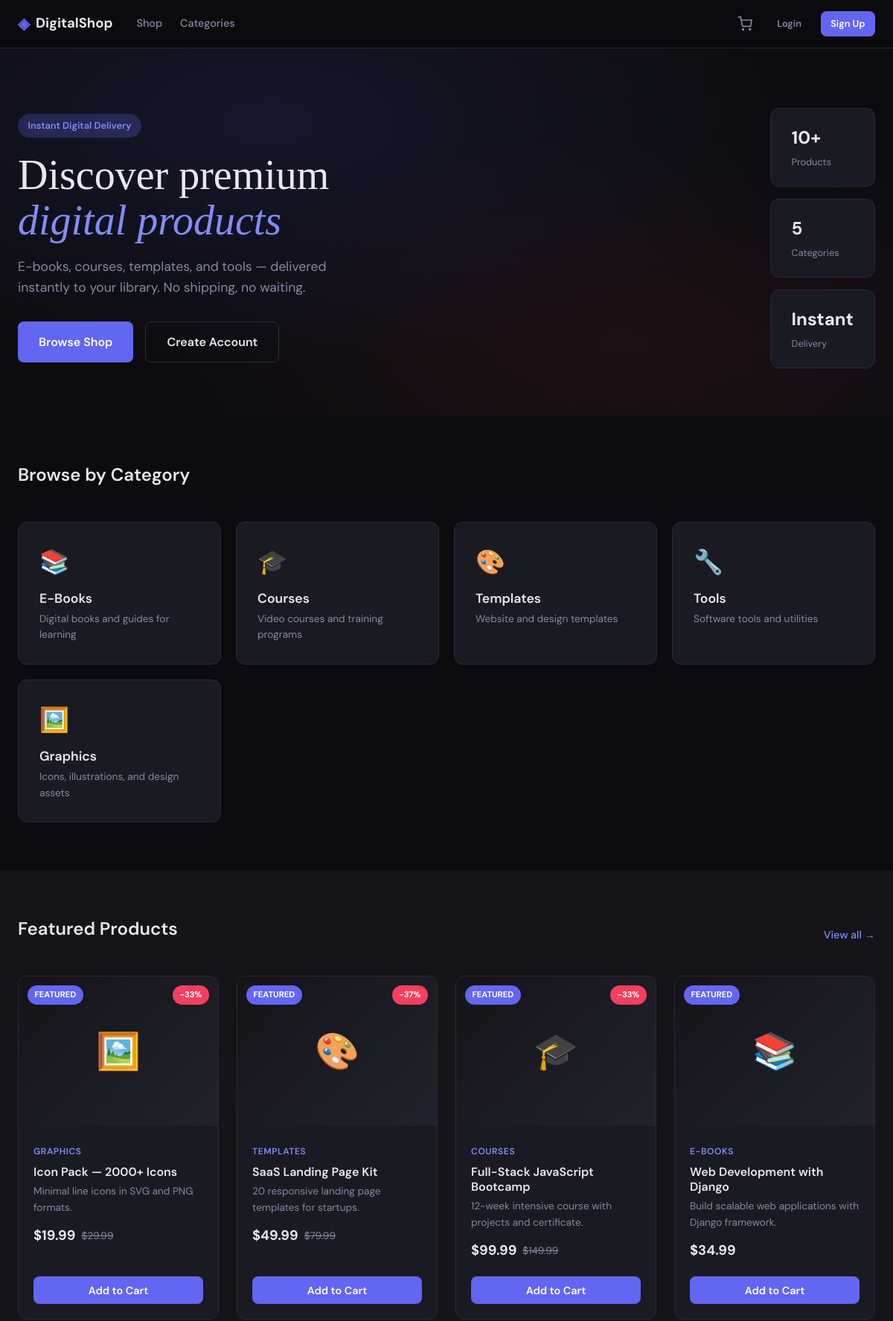
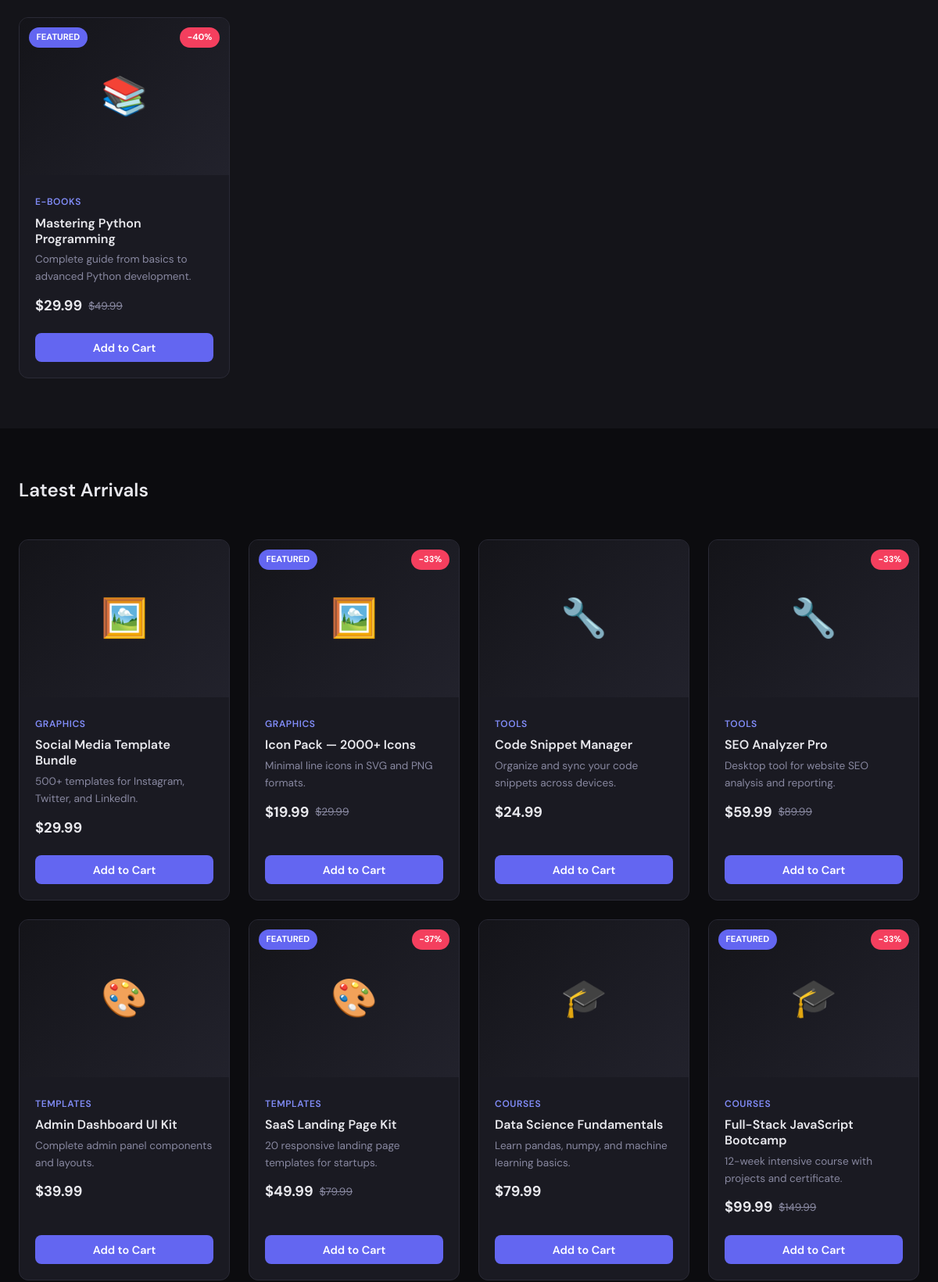
The page / (upper part) on the database its author committed (2 pictures, top to bottom).
### apps/catalog/models.py (models this page shows, shortened)
class Category(TimeStampedModel):
    name = models.CharField(max_length=100, unique=True)
    slug = models.SlugField(max_length=120, unique=True, blank=True)
    description = models.TextField(blank=True)
    icon = models.CharField(max_length=50, blank=True, help_text="Emoji or icon class")
    is_active = models.BooleanField(default=True)
    sort_order = models.PositiveIntegerField(default=0)
    class Meta:
        db_table = "catalog_category"
        ordering = ["sort_order", "name"]
        verbose_name_plural = "categories"

class Product(TimeStampedModel):
    category = models.ForeignKey(
        Category,
        on_delete=models.PROTECT,
        related_name="products",
    )
    title = models.CharField(max_length=200)
    slug = models.SlugField(max_length=220, unique=True, blank=True)
    short_description = models.CharField(max_length=300)
    description = models.TextField()
    price = models.DecimalField(max_digits=10, decimal_places=2)
    compare_at_price = models.DecimalField(
        max_digits=10,
        decimal_places=2,
        null=True,
        blank=True,
        help_text="Original price for sale display",
    )
    cover_image = models.ImageField(upload_to="products/covers/", blank=True, null=True)
    is_active = models.BooleanField(default=True)
    is_featured = models.BooleanField(default=False)
    download_count = models.PositiveIntegerField(default=0)
    class Meta:
        db_table = "catalog_product"
        ordering = ["-created_at"]
    def get_absolute_url(self):
        return reverse("catalog:product_detail", kwargs={"slug": self.slug})
    @property
    def is_on_sale(self):
        return self.compare_at_price and self.compare_at_price > self.price
    @property
    def discount_percent(self):
        if self.is_on_sale:
            return int((1 - self.price / self.compare_at_price) * 100)
        return 0

### apps/catalog/views.py (the view)
# urls.py: path("", HomeView.as_view(), name="home"),
class HomeView(ListView):
    model = Product
    template_name = "storefront/home.html"
    context_object_name = "featured_products"
    def get_queryset(self):
        return Product.objects.filter(is_active=True, is_featured=True).select_related(
            "category"
        )[:8]
    def get_context_data(self, **kwargs):
        context = super().get_context_data(**kwargs)
        context["categories"] = Category.objects.filter(is_active=True)
        context["latest_products"] = (
            Product.objects.filter(is_active=True).select_related("category")[:12]
        )
        return context

### apps/cart/context_processors.py (called while the page is built)
def cart_context(request):
    try:
        cart = get_or_create_cart(request)
        return {
            "cart_item_count": cart.total_items,
        }
    except Exception:
        return {"cart_item_count": 0}

### apps/cart/services.py (called while the page is built)
def get_or_create_cart(request):
    if request.user.is_authenticated:
        cart, _ = Cart.objects.get_or_create(user=request.user)
        return cart
    session_key = request.session.session_key
    if not session_key:
        request.session.create()
        session_key = request.session.session_key
    cart, _ = Cart.objects.get_or_create(session_key=session_key, user=None)
    return cart

### templates/storefront/home.html (shortened to what this page needs)
{% extends "base.html" %}
{% block content %}
<section class="hero">
    <div class="container hero-inner">
        <div class="hero-content">
            <span class="hero-label">Instant Digital Delivery</span>
            <h1 class="hero-title">Discover premium<br><em>digital products</em></h1>
            <p class="hero-subtitle">E-books, courses, templates, and tools — delivered instantly to your library. No shipping, no waiting.</p>
            <div class="hero-actions">
                <a href="{% url 'catalog:products' %}" class="btn btn-primary btn-lg">Browse Shop</a>
                <a href="{% url 'accounts:register' %}" class="btn btn-outline btn-lg">Create Account</a>
            </div>
        </div>
        <div class="hero-stats">
            <div class="stat-card">
                <span class="stat-value">{{ latest_products|length }}+</span>
                <span class="stat-label">Products</span>
            </div>
            <div class="stat-card">
                <span class="stat-value">{{ categories|length }}</span>
                <span class="stat-label">Categories</span>
            </div>
            <div class="stat-card">
                <span class="stat-value">Instant</span>
                <span class="stat-label">Delivery</span>
            </div>
        </div>
    </div>
</section>
{% if categories %}
<section class="section">
    <div class="container">
        <div class="section-header">
            <h2>Browse by Category</h2>
        </div>
        <div class="category-grid">
            {% for category in categories %}
            <a href="{% url 'catalog:category' category.slug %}" class="category-card">
                <span class="category-icon">{{ category.icon|default:"📁" }}</span>
                <h3>{{ category.name }}</h3>
                <p>{{ category.description|truncatewords:8 }}</p>
            </a>
            {% endfor %}
        </div>
    </div>
</section>
{% endif %}
{% if featured_products %}
<section class="section section-alt">
    <div class="container">
        <div class="section-header">
            <h2>Featured Products</h2>
            <a href="{% url 'catalog:products' %}" class="link-arrow">View all →</a>
        </div>
        <div class="product-grid">
            {% for product in featured_products %}
                {% include "components/product_card.html" %}
            {% endfor %}
        </div>
    </div>
</section>
{% endif %}
{% if latest_products %}
<section class="section">
    <div class="container">
        <div class="section-header">
            <h2>Latest Arrivals</h2>
        </div>
        <div class="product-grid">
            {% for product in latest_products %}
                {% include "components/product_card.html" %}
            {% endfor %}
        </div>
    </div>
</section>
{% endif %}
{% endblock %}

### templates/components/product_card.html (shortened to what this page needs)
<article class="product-card">
    <a href="{{ product.get_absolute_url }}" class="product-card-link">
        <div class="product-card-image">
            {% if product.cover_image %}
                <img src="{{ product.cover_image.url }}" alt="{{ product.title }}">
            {% else %}
                <div class="product-placeholder">
                    <span>{{ product.category.icon|default:"📦" }}</span>
                </div>
            {% endif %}
            {% if product.is_on_sale %}
                <span class="badge badge-sale">-{{ product.discount_percent }}%</span>
            {% endif %}
            {% if product.is_featured %}
                <span class="badge badge-featured">Featured</span>
            {% endif %}
        </div>
        <div class="product-card-body">
            <span class="product-category">{{ product.category.name }}</span>
            <h3 class="product-title">{{ product.title }}</h3>
            <p class="product-desc">{{ product.short_description|truncatewords:12 }}</p>
            <div class="product-price">
                <span class="price-current">${{ product.price }}</span>
                {% if product.is_on_sale %}
                    <span class="price-original">${{ product.compare_at_price }}</span>
                {% endif %}
            </div>
        </div>
    </a>
    <form method="post" action="{% url 'cart:add' product.id %}" class="product-card-action">
        <button type="submit" class="btn btn-primary btn-block">Add to Cart</button>
    </form>
</article>

### rows shown on the page
Category: icon "📚", name "E-Books", description "Digital books and guides for learning"
Category: icon "🎓", name "Courses", description "Video courses and training programs"
Category: icon "🎨", name "Templates", description "Website and design templates"
Category: icon "🔧", name "Tools", description "Software tools and utilities"
Category: icon "🖼️", name "Graphics", description "Icons, illustrations, and design assets"
Product: category.icon "🖼️", discount_percent "33", is_featured "FEATURED", category.name "GRAPHICS", title "Icon Pack — 2000+ Icons", short_description "Minimal line icons in SVG and PNG formats.", price "19.99", compare_at_price "29.99"
Product: category.icon "🎨", discount_percent "37", is_featured "FEATURED", category.name "TEMPLATES", title "SaaS Landing Page Kit", short_description "20 responsive landing page templates for startups.", price "49.99", compare_at_price "79.99"
Product: category.icon "🎓", discount_percent "33", is_featured "FEATURED", category.name "COURSES", title "Full-Stack JavaScript Bootcamp", short_description "12-week intensive course with projects and certificate.", price "99.99", compare_at_price "149.99"
Product: category.icon "📚", is_featured "FEATURED", category.name "E-BOOKS", title "Web Development with Django", short_description "Build scalable web applications with Django framework.", price "34.99"
Product: category.icon "📚", discount_percent "40", is_featured "FEATURED", category.name "E-BOOKS", title "Mastering Python Programming", short_description "Complete guide from basics to advanced Python development.", price "29.99", compare_at_price "49.99"
Product: category.icon "🖼️", category.name "GRAPHICS", title "Social Media Template Bundle", short_description "500+ templates for Instagram, Twitter, and LinkedIn.", price "29.99"
Product: category.icon "🔧", category.name "TOOLS", title "Code Snippet Manager", short_description "Organize and sync your code snippets across devices.", price "24.99"
Product: category.icon "🔧", discount_percent "33", category.name "TOOLS", title "SEO Analyzer Pro", short_description "Desktop tool for website SEO analysis and reporting.", price "59.99", compare_at_price "89.99"
Product: category.icon "🎨", category.name "TEMPLATES", title "Admin Dashboard UI Kit", short_description "Complete admin panel components and layouts.", price "39.99"
Product: category.icon "🎓", category.name "COURSES", title "Data Science Fundamentals", short_description "Learn pandas, numpy, and machine learning basics.", price "79.99"

### other values the page prints
{{ latest_products|length }} "10"
{{ categories|length }} "5"
